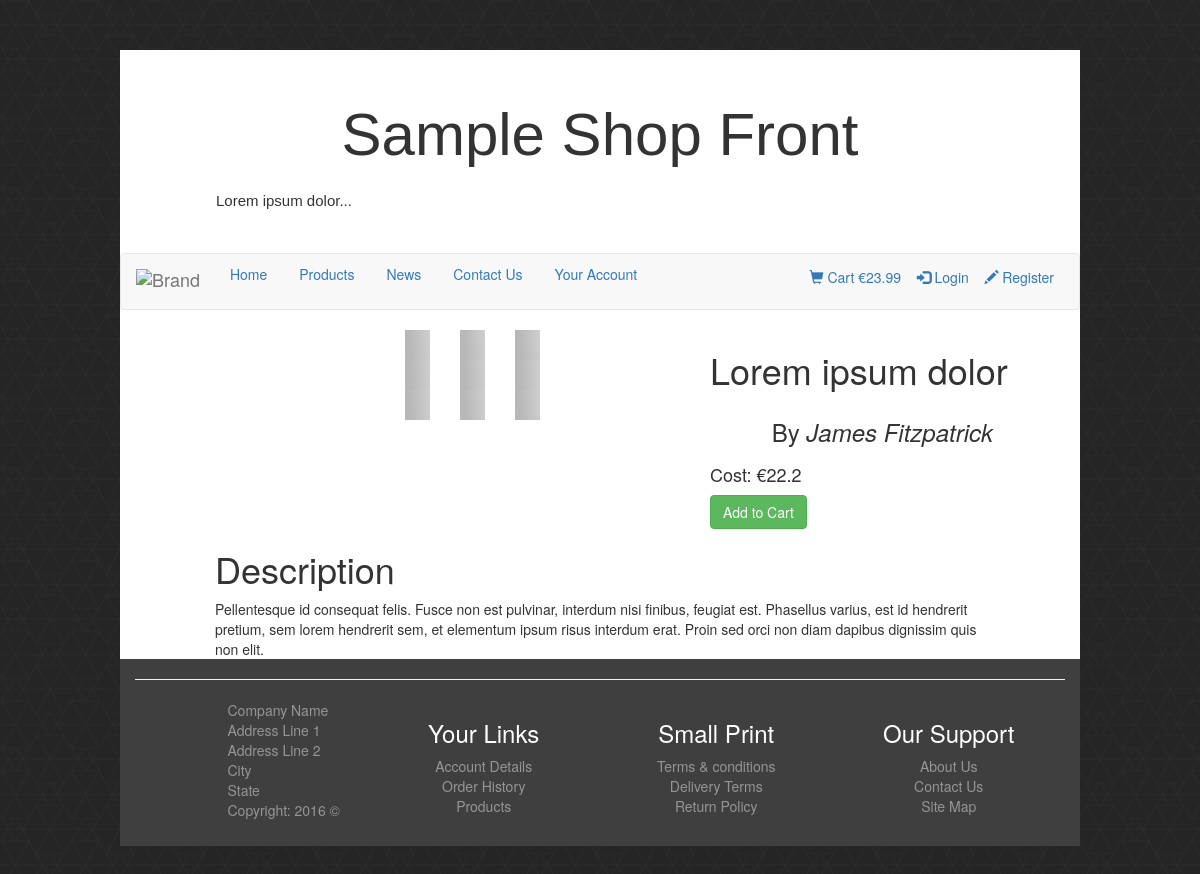
Page /products/2 on the earlier database version.
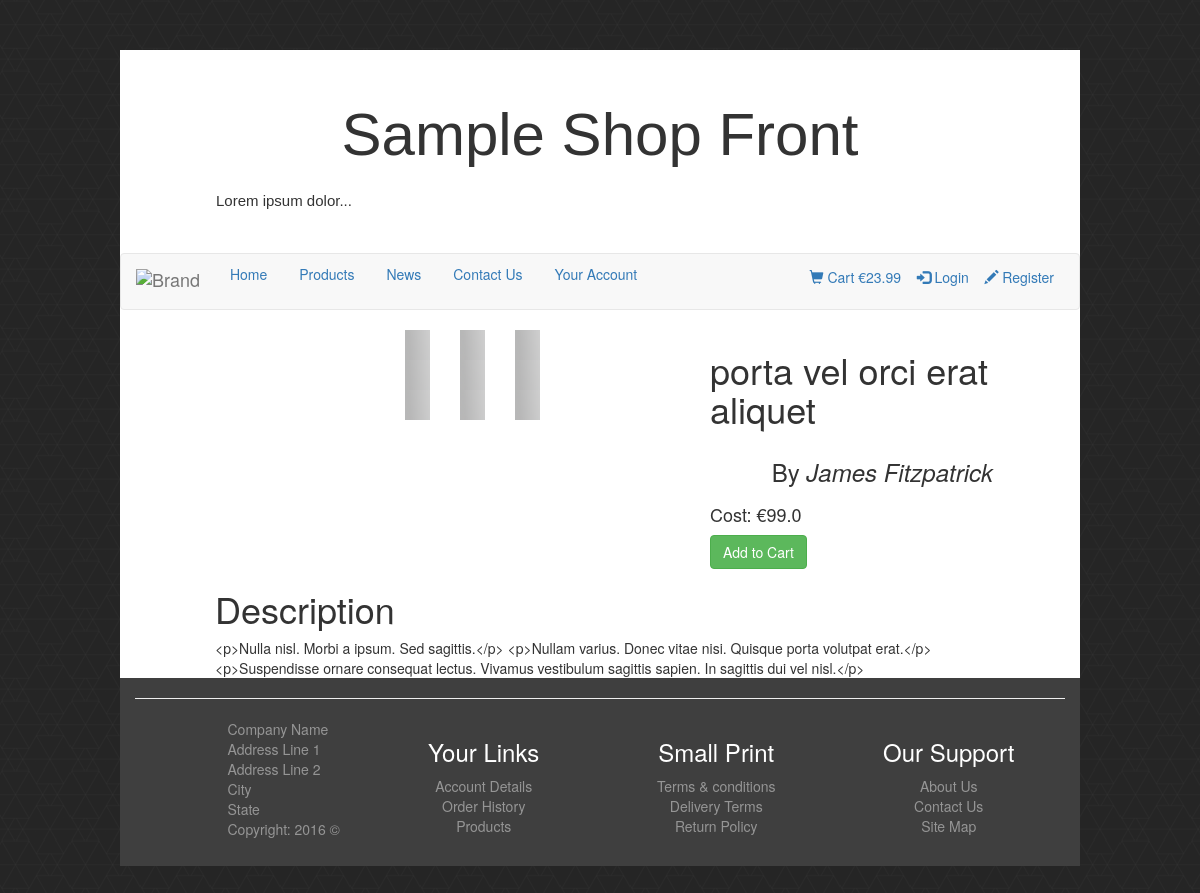
Same page on the later database version.
### app/model.py (models this page shows, shortened)
class Product(db.Model):
    __tablename__ = 'products'
    proID = db.Column(db.Integer, primary_key=True, )
    title = db.Column(db.String(64))
    description = db.Column(db.String)
    cost = db.Column(db.Float)
    default_image_ID = db.Column(db.Integer)
    owner_ID = db.Column(db.Integer)
    available = db.Column(db.Boolean, default=False)
    stock_qty = db.Column(db.Integer)

### app/main/views.py (the view)
@main.route("/products/<item>")
def product_view(item):
    try:
        product = db.session.query(Product).filter(Product.proID == item).one()
        image_name = get_default_image(product.default_image_ID)
        product.image = image_name
        return render_template("main/product-view.html", product=product)
    except NoResultFound:
        response = make_response(render_template('errors/404.html'), 404)
        return response

### app/auth/views.py (called while the page is built)
@auth.before_app_request
def before_request():
    if current_user.is_authenticated:
        current_user.ping()
        if not current_user.confirmed:
            return redirect(url_for('auth.login'))

### app/functions.py (called while the page is built)
def get_default_image(img_id):
    try:
        query = db.session.query(Images).filter(Images.imgID == img_id).one()
        return query.name
    except NoResultFound:
        return None

### app/templates/main/product-view.html
{% extends "base/base.html" %}
{% block myContent %}
<div class="row padding-sides">
<div class="col-md-5 col-md-push-7">
{% include "product/_product-view-header.html" %}
</div>
<div class="container col-md-6 col-md-pull-5">
{% include "product/_image-block.html" %}
</div>
<div class="col-md-10 col-md-offset-1">
{% include "product/_product-view-description.html" %}
</div>
</div>
{% endblock %}

### app/templates/product/_product-view-header.html
<div class="col-md-12"><h1>{{ product.title }}</h1></div>
<div class="col-md-10 col-md-push-2"><h3>By <cite>James Fitzpatrick</cite></h3></div>
<div class="col-md-12"><h4>Cost: &euro;{{ product.cost }}</h4></div>
<div class="col-md-12"><input type="button" name="Add to Cart" value="Add to Cart" class="btn btn-success"></div>

### app/templates/product/_product-view-description.html
<h1>Description</h1>
{{ product.description }}

Differences in the rows shown:
changed Product: title "Lorem ipsum dolor" → "porta vel orci erat aliquet"; cost "22.2" → "99.0"; description "Pellentesque id consequat felis. Fusce non est pulvinar, interdum nisi finibus, feugiat est. Phasellus varius, est id hendrerit pretium, sem lorem hendrerit sem, et elementum ipsum risus interdum erat. Proin sed orci non diam dapibus dignissim quis non elit." → "<p>Nulla nisl. Morbi a ipsum. Sed sagittis.</p> <p>Nullam varius. Donec vitae nisi. Quisque porta volutpat erat.</p> <p>Suspendisse ornare consequat lectus. Vivamus vestibulum sagittis sapien. In sagittis dui vel nisl.</p>"
